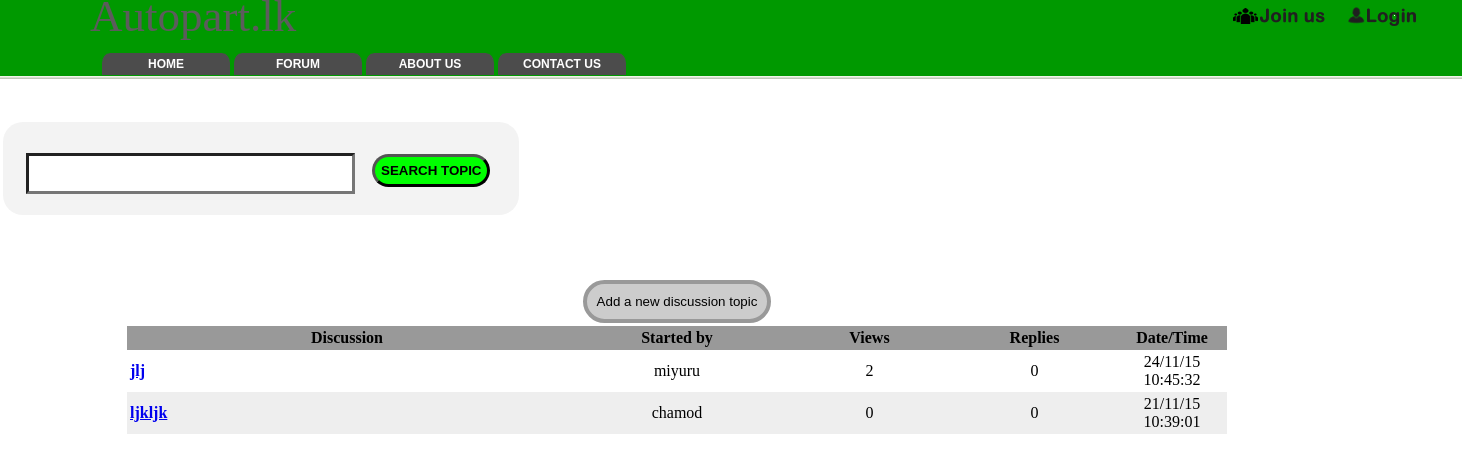
/forum.php, run on the app's committed database.
### tables this page shows
CREATE TABLE IF NOT EXISTS `fquestions` (
  `id` int(4) NOT NULL AUTO_INCREMENT,
  `user` varchar(65) NOT NULL DEFAULT '',
  `topic` varchar(255) NOT NULL DEFAULT '',
  `detail` longtext NOT NULL,
  `datetime` varchar(25) NOT NULL DEFAULT '',
  `view` int(4) NOT NULL DEFAULT '0',
  `reply` int(4) NOT NULL DEFAULT '0',
  PRIMARY KEY (`id`)
);

### forum.php (the view, shortened to what this page needs)
<?php include "header.php" ?>
<link rel="stylesheet" type="text/css" href="css/forum.css" >
</head>
<body >
<?php
if ($_SERVER["REQUEST_METHOD"] == "POST") {
	if ( isset( $_POST['button'] ))
{
include "database/dbconnect.php";
$colorchange=0;
$bgcolor="";
$found =0;
$sql = "SELECT * FROM fquestions ORDER BY id DESC";
$result = mysqli_query($conn, $sql);
$word =stripslashes($_POST['textfield']);
$word = str_replace(' ','',$word);
?>
<div id="apDiv1">
<div id="apDiv2">
  <form name="form1" method="post" action="<?php echo $_SERVER['PHP_SELF'];?>">
    <p>
      <label for="textfield"></label>
      <input name="textfield" type="text" class="searchtext" id="textfield" required>
      <input name="button" type="submit" class="searchbtton" id="button" value="SEARCH TOPIC">
  </p>
    <p>&nbsp;</p>
  </form>
</div>
</div>
<div class="createtabel">
<table border="0" bordercolor="#666666">
<tr>
<td>
<table width="1100" height="107" align="center" cellpadding="3" cellspacing="0" border="0" >
<tr >
<td colspan="7" align="center"><form method="post" action="new_topic.php"><input id="newdiscuss" type="submit" value="Add a new discussion topic"></form></td>
</tr>
<tr>
<td width="40%" align="center" bgcolor="#999"><strong>Discussion</strong></td>
<td width="20%" align="center" bgcolor="#999"><strong>Started by</strong></td>
<td width="15%" align="center" bgcolor="#999"><strong>Views</strong></td>
<td width="15%" align="center" bgcolor="#999"><strong>Replies</strong></td>
<td width="10%" align="center" bgcolor="#999"><strong>Date/Time</strong></td>
</tr>
<?php
if (mysqli_num_rows($result) > 0) {
while($rows = mysqli_fetch_assoc($result)) {
       $string = $rows["topic"];
	   $string = str_replace(' ','',$string);
	   $string = strtolower($string);
	   if(strpos($string,strtolower($word))>-1)
	   {	$found++;
		   $colorchange=$colorchange+1;
	if($colorchange%2==1)
	{
		$bgcolor="#fff";
	}
	else
	{
		$bgcolor="#EEE";
	}
?>
<tr>
<td bgcolor="<?php echo $bgcolor?>" align="left" ><a href="view_topic.php?id=<?php echo $rows['id']; ?>"><strong><?php echo $rows['topic']; ?></strong></a><BR></td>
<td align="center" bgcolor="<?php echo $bgcolor	?>"><?php echo $rows['user'];?></td>
<td align="center" bgcolor="<?php echo $bgcolor	?>"><?php echo $rows['view']; ?></td>
<td align="center" bgcolor="<?php echo $bgcolor	?>"><?php echo $rows['reply']; ?></td>
<td align="center" bgcolor="<?php echo $bgcolor	?>"><?php echo $rows['datetime']; ?></td>
</tr>
 <?php
 }
}
}
?>
</table>
</td>
</tr>
</table>
<?php
if($found == 0)
{
?>
<div class="notfound">
<table width="1077" bgcolor:"#fff">
<tr>
<td width="100%" align="center" bgcolor:"#fff"><p>&nbsp;</p>
  <p><strong>Not Founded</strong></p></td>
</tr>
</table>
</div>
<?php
}
mysqli_close($conn);
}
}
else{
include "database/dbconnect.php";
$sql = "SELECT * FROM fquestions ORDER BY id DESC";
$result=mysqli_query($conn,$sql);
$colorchange=0;
$bgcolor="";
?>
<div class="createtabel">
<table border="0" bordercolor="#666666">
<tr>
<td>
<table width="1100" height="107" align="center" cellpadding="3" cellspacing="0" border="0" >
<tr >
<td colspan="7" align="center"><form method="post" action="new_topic.php"><input id="newdiscuss" type="submit" value="Add a new discussion topic"></form></td>
</tr>
<tr>
<td width="40%" align="center" bgcolor="#999"><strong>Discussion</strong></td>
<td width="20%" align="center" bgcolor="#999"><strong>Started by</strong></td>
<td width="15%" align="center" bgcolor="#999"><strong>Views</strong></td>
<td width="15%" align="center" bgcolor="#999"><strong>Replies</strong></td>
<td width="10%" align="center" bgcolor="#999"><strong>Date/Time</strong></td>
</tr>
<?php
while($rows = mysqli_fetch_array($result)){
	$colorchange=$colorchange+1;
	if($colorchange%2==1)
	{
		$bgcolor="#fff";
	}
	else
	{
		$bgcolor="#EEE";}
?>
<tr>
<td bgcolor="<?php echo $bgcolor?>" align="left" ><a href="view_topic.php?id=<?php echo $rows['id']; ?>"><strong><?php echo $rows['topic']; ?></strong></a><BR></td>
<td align="center" bgcolor="<?php echo $bgcolor	?>"><?php echo $rows['user'];?></td>
<td align="center" bgcolor="<?php echo $bgcolor	?>"><?php echo $rows['view']; ?></td>
<td align="center" bgcolor="<?php echo $bgcolor	?>"><?php echo $rows['reply']; ?></td>
<td align="center" bgcolor="<?php echo $bgcolor	?>"><?php echo $rows['datetime']; ?></td>
</tr>
<?php
}
?>
</table>
</td>
</tr>
</table>
</div>
<div id="apDiv1">
<div id="apDiv2">
  <form name="form1" method="post" action="<?php echo $_SERVER['PHP_SELF'];?>">
    <p>
      <input name="textfield" type="text" class="searchtext" id="textfield" required>
      <input name="button" type="submit" class="searchbtton" id="button" value="SEARCH TOPIC">
  </p>
    <p>&nbsp;</p>
  </form>
</div>
</div>
<?php
}
?>
</body>

### css/forum.css (style rules this page uses)
.createtabel { position: absolute; left: 124px; top: 274px; width: 1328px; height: 140px; z-index: 15; }
#newdiscuss { border:1px #333 solid; padding:10px; background-color:#CCC; -webkit-border-radius:40px; -moz-border-radius:40px; border-radius:40px; }

### forum.php (style rules this page uses)
#apDiv1 { position:absolute; top:122px; width:516px; height:93px; z-index:16; background-color: rgba(192,192,192,0.2); border-radius: 20px; left: 3px; }
#apDiv2 { position:absolute; left:15px; top:16px; width:480px; height:62px; z-index:17; border-radius:20px; }
.searchtext { position: absolute; border-width:3px; border-style: inset; background-color:#fff; left: 8px; font-size:15px; top: 15px; width: 319px; height: 33px; }
.searchbtton { position: absolute; left: 354px; top: 16px; width: 118px; background-color: #0F0; height: 33px; border-radius:20px; border-style:outset; border-width:3px; cursor:hand; font-weight: bold; }
#newdiscuss { border-width:4px; border-color:#999; cursor:hand; }

### data on the page
fquestions: topic "jlj", user "miyuru", view "2", reply "0", datetime "24/11/15 10:45:32"
fquestions: topic "ljkljk", user "chamod", view "0", reply "0", datetime "21/11/15 10:39:01"
